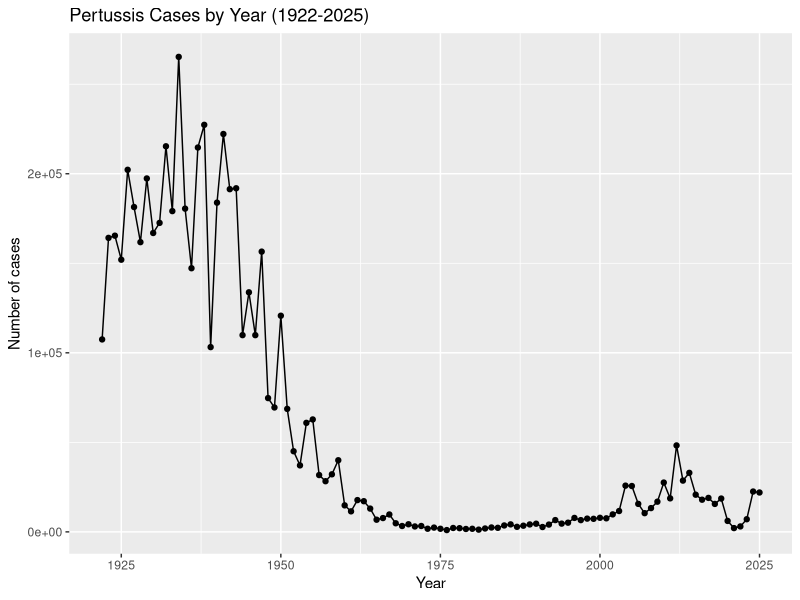
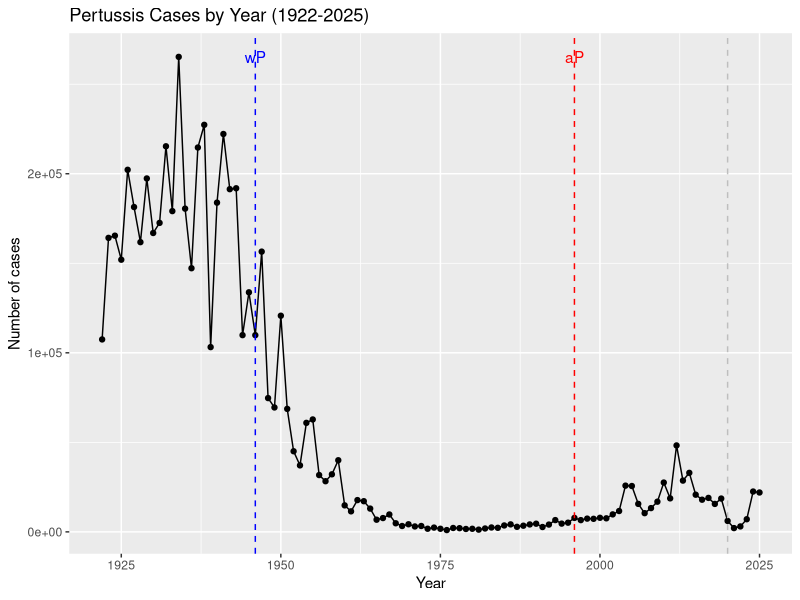

The R source for these figures, in order: (Note: this script raises an error after producing the figures.)
## ---- chunk 1
cdc <- 
  data.frame(
                            year = c(1922,1923,1924,1925,1926,1927,
                                     1928,1929,1930,1931,1932,1933,1934,
                                     1935,1936,1937,1938,1939,1940,
                                     1941,1942,1943,1944,1945,1946,
                                     1947,1948,1949,1950,1951,1952,
                                     1953,1954,1955,1956,1957,1958,
                                     1959,1960,1961,1962,1963,1964,
                                     1965,1966,1967,1968,1969,1970,
                                     1971,1972,1973,1974,1975,1976,1977,
                                     1978,1979,1980,1981,1982,1983,
                                     1984,1985,1986,1987,1988,1989,
                                     1990,1991,1992,1993,1994,1995,
                                     1996,1997,1998,1999,2000,2001,
                                     2002,2003,2004,2005,2006,2007,
                                     2008,2009,2010,2011,2012,2013,
                                     2014,2015,2016,2017,2018,2019,2020,
                                     2021,2022,2023,2024,2025),
    cases = c(107473,164191,165418,152003,202210,181411,
                                     161799,197371,166914,172559,215343,
                                     179135,265269,180518,147237,214652,
                                     227319,103188,183866,222202,191383,191890,
                                     109873,133792,109860,156517,74715,
                                     69479,120718,68687,45030,37129,60886,
                                     62786,31732,28295,32148,40005,14809,
                                     11468,17749,17135,13005,6799,7717,9718,
                                     4810,3285,4249,3036,3287,1759,2402,
                                     1738,1010,2177,2063,1623,1730,1248,
                                     1895,2463,2276,3589,4195,2823,3450,4157,
                                     4570,2719,4083,6586,4617,5137,7796,
                                     6564,7405,7298,7867,7580,9771,11647,
                                     25827,25616,15632,10454,13278,16858,
                                     27550,18719,48277,28639,32971,20762,
                                     17972,18975,15609,18617,6124,2116,3044,
                                     7063,22538, 21996)
  )
  
 
                          
## ---- chunk 2
library (ggplot2)

ggplot (cdc) + 
  aes(year, cases) + 
  geom_point() +
  geom_line() +
  labs (title = "Pertussis Cases by Year (1922-2025)", x = "Year", y = "Number of cases")

## ---- chunk 3
library (ggplot2)

ggplot (cdc) + 
  aes(year, cases) + 
  geom_point() + 
  geom_line() +
  labs (title = "Pertussis Cases by Year (1922-2025)", x = "Year", y = "Number of cases") +
geom_vline(xintercept = 1946, col = "blue", lty=2) +
   geom_vline(xintercept = 1996, col = "red", lty=2) +
 geom_vline(xintercept = 2020, col = "gray", lty=2) +
annotate("text", x = 1946, y = max(cdc$cases), label = "wP", color = "blue") +
annotate("text", x = 1996, y = max(cdc$cases), label = "aP", color = "red")
## ---- chunk 4
library(jsonlite)

subject <- read_json("http://cmi-pb.org/api/v5_1/subject", simplifyVector = TRUE)

head(subject)
## ---- chunk 5
table(subject$infancy_vac)
## ---- chunk 6
table(subject$biological_sex)
## ---- chunk 7
table(subject$race, subject$biological_sex)
## ---- chunk 8
table(subject$race, subject$biological_sex)
## ---- chunk 9
library (lubridate)

subject$age <- today() - ymd(subject$year_of_birth)
subject$age
## ---- chunk 10
library(dplyr)

ap <- subject %>% filter(infancy_vac == "aP")

round( summary( time_length( ap$age, "years" ) ) )
## ---- chunk 11
# wP
wp <- subject %>% filter(infancy_vac == "wP")
round( summary( time_length( wp$age, "years" ) ) )
## ---- chunk 12
int <- ymd(subject$date_of_boost) - ymd(subject$year_of_birth)
age_at_boost <- time_length(int, "year")
head(age_at_boost)
age_at_boost
summary(age_at_boost)
## ---- chunk 13
ggplot(subject) +
  aes(time_length(age, "year"),
      fill=as.factor(infancy_vac)) +
  geom_histogram(show.legend=FALSE) +
  facet_wrap(vars(infancy_vac), nrow=2) +
  xlab("Age in years")
## ---- chunk 14
# Or use wilcox.test() 
x <- t.test(time_length( wp$age, "years" ),
       time_length( ap$age, "years" ))

x$p.value
## ---- chunk 15
specimen <- read_json("http://cmi-pb.org/api/v5_1/specimen", simplifyVector = TRUE)

ab_titer <- read_json("http://cmi-pb.org/api/v5_1/plasma_ab_titer", simplifyVector = TRUE)
## ---- chunk 16
head(specimen)
## ---- chunk 17
head(ab_titer)
## ---- chunk 18
library (dplyr)

meta <- left_join(specimen, subject, by = "subject_id") 
dim(meta)
head(meta)
## ---- chunk 19
library (dplyr)

abdata <- inner_join(ab_titer, meta)
dim(abdata)
head(abdata)

## ---- chunk 20
table(abdata$isotype)
## ---- chunk 21

table(abdata$antigen)
## ---- chunk 22
unique(abdata$dataset)

table(abdata$dataset)
## ---- chunk 23
igg <- abdata |>
  filter(isotype == "IgG")

head(igg)
## ---- chunk 24
ggplot(igg) +
  aes(MFI_normalised, antigen) +
  geom_boxplot() +
  xlim(0,75) +
  facet_wrap(vars(visit), nrow=2)
## ---- chunk 25
ggplot(igg) +
  aes(MFI_normalised, antigen, col=infancy_vac) +
  geom_boxplot()
## ---- chunk 26
ggplot(igg) +
  aes(MFI_normalised, antigen, col=infancy_vac) +
  geom_boxplot(show.legend = FALSE) +
  facet_wrap(vars(visit), nrow=2) +
  xlim(0,75) +
  theme_bw()
## ---- chunk 27
igg %>% filter(visit != 8) %>%
ggplot() +
  aes(MFI_normalised, antigen, col=infancy_vac ) +
  geom_boxplot(show.legend = FALSE) + 
  xlim(0,75) +
  facet_wrap(vars(infancy_vac, visit), nrow=2) +
  theme(axis.text.x = element_text(angle = 45, hjust=1))
## ---- chunk 28
filter(igg, antigen=="OVA") %>%
  ggplot() +
  aes(MFI_normalised, col=infancy_vac) +
  geom_boxplot(show.legend = FALSE) +
  facet_wrap(vars(visit)) +
  theme_bw()
## ---- chunk 29
filter(igg, antigen=="FIM2/3") %>%
  ggplot() +
  aes(MFI_normalised, col=infancy_vac) +
  geom_boxplot(show.legend = FALSE) +
  facet_wrap(vars(visit)) +
  theme_bw()
## ---- chunk 30
pt.igg.21 <- igg |> filter (antigen == "PT",
                       dataset  == "2021_dataset")
pt.igg.21
## ---- chunk 31
abdata.21 <- abdata %>% filter(dataset == "2021_dataset")

abdata.21 %>% 
  filter(isotype == "IgG",  antigen == "PT") %>%
  ggplot() +
    aes(x=planned_day_relative_to_boost,
        y=MFI_normalised,
        col=infancy_vac,
        group=subject_id) +
    geom_point() +
    geom_line() +
    geom_vline(xintercept=0, linetype="dashed") +
    geom_vline(xintercept=14, linetype="dashed") +
  labs(title="2021 dataset IgG PT",
       subtitle = "Dashed lines indicate day 0 (pre-boost) and 14 (apparent peak levels)")
## ---- chunk 32
abdata.20 <- abdata %>% filter(dataset == "2020_dataset")

abdata.20 %>% 
  filter(isotype == "IgG",  antigen == "PT") %>%
  ggplot() +
    aes(x=planned_day_relative_to_boost,
        y=MFI_normalised,
        col=infancy_vac,
        group=subject_id) +
    geom_point() +
    geom_line() +
    geom_vline(xintercept=0, linetype="dashed") +
    geom_vline(xintercept=14, linetype="dashed") +
  labs(title="2020 dataset IgG PT",
       subtitle = "Dashed lines indicate day 0 (pre-boost) and 14 (apparent peak levels)")
## ---- chunk 33
ggplot(pt.igg.21) +
  aes(planned_day_relative_to_boost, MFI_normalised, col = infancy_vac, group = subject_id) +
  geom_point() +
  geom_line() +
  geom_vline(xintercept =14, lty = 2)
## ---- chunk 34
url <- "https://www.cmi-pb.org/api/v2/rnaseq?versioned_ensembl_gene_id=eq.ENSG00000211896.7"

rna <- read_json(url, simplifyVector = TRUE) 
## ---- chunk 35
#meta <- inner_join(specimen, subject)
ssrna <- inner_join(rna, meta)
## ---- chunk 36
ggplot(ssrna) +
  aes(visit, tpm, group=subject_id) +
  geom_point() +
  geom_line(alpha=0.2)
## ---- chunk 37
ggplot(ssrna) +
  aes(tpm, col=infancy_vac) +
  geom_boxplot() +
  facet_wrap(vars(visit))
## ---- chunk 38
ssrna %>%  
  filter(visit==4) %>% 
  ggplot() +
    aes(tpm, col=infancy_vac) + geom_density() + 
    geom_rug() 
## ---- chunk 39
sessionInfo()
